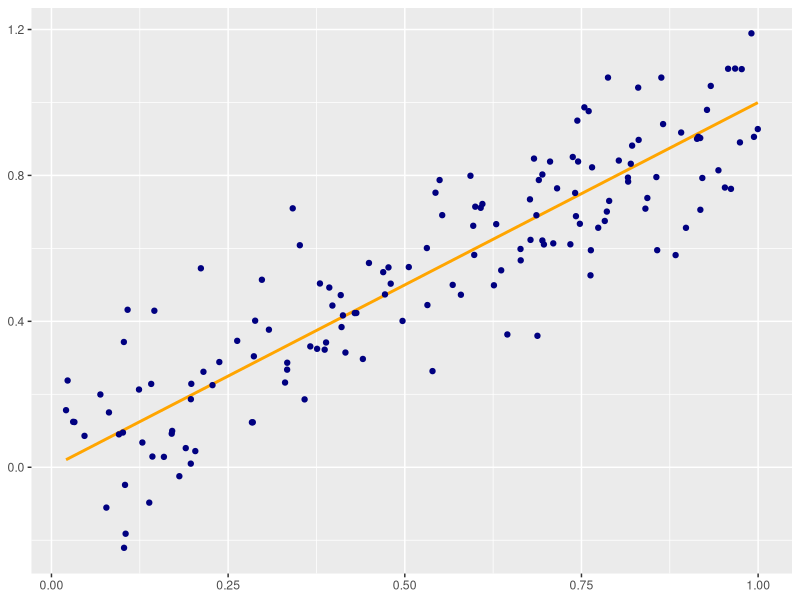
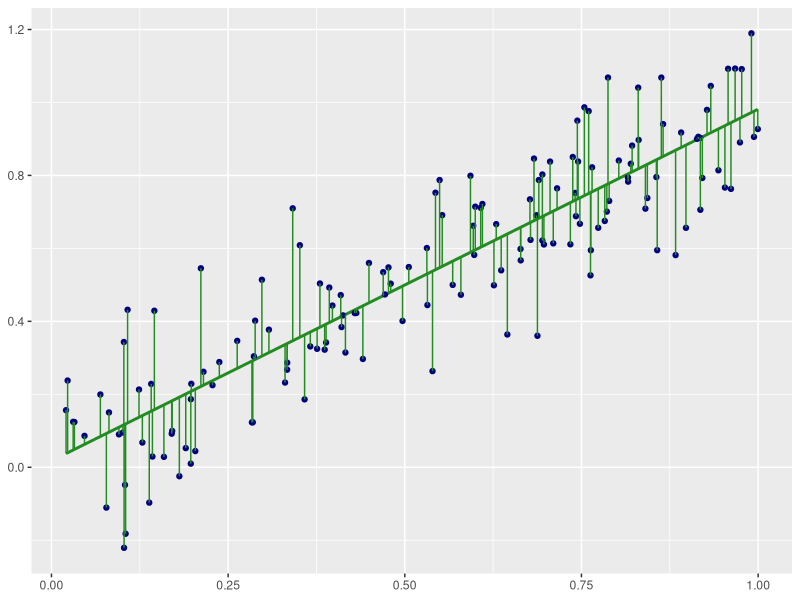
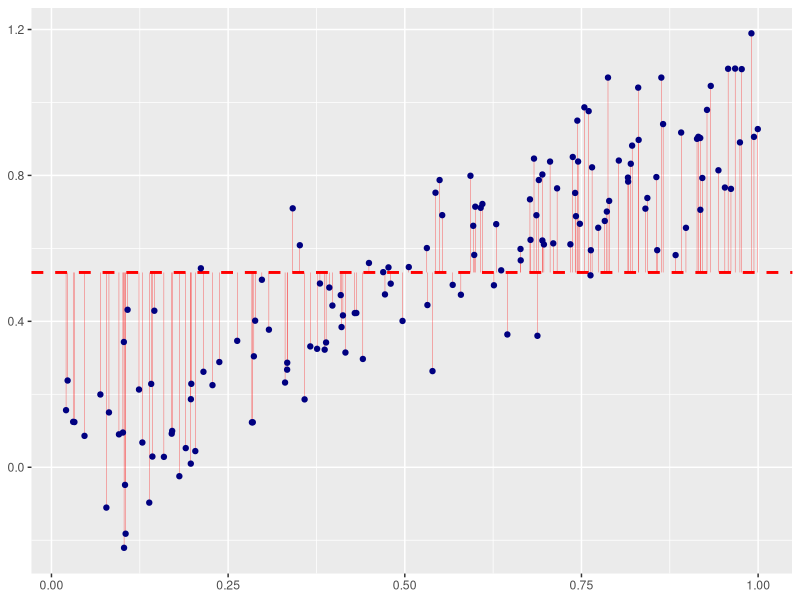
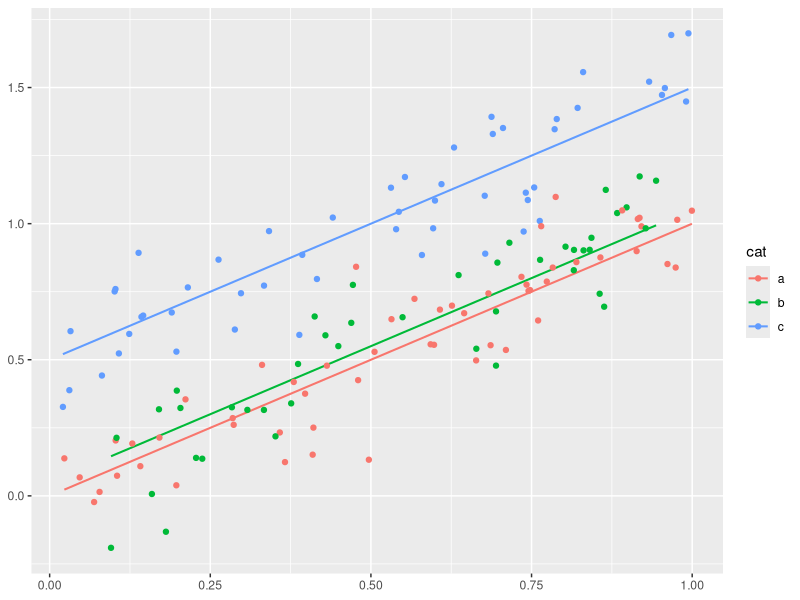
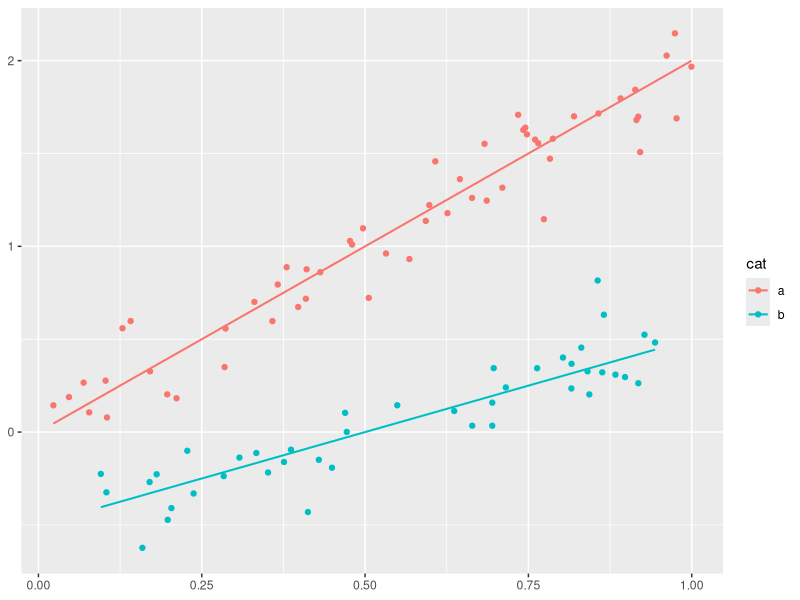
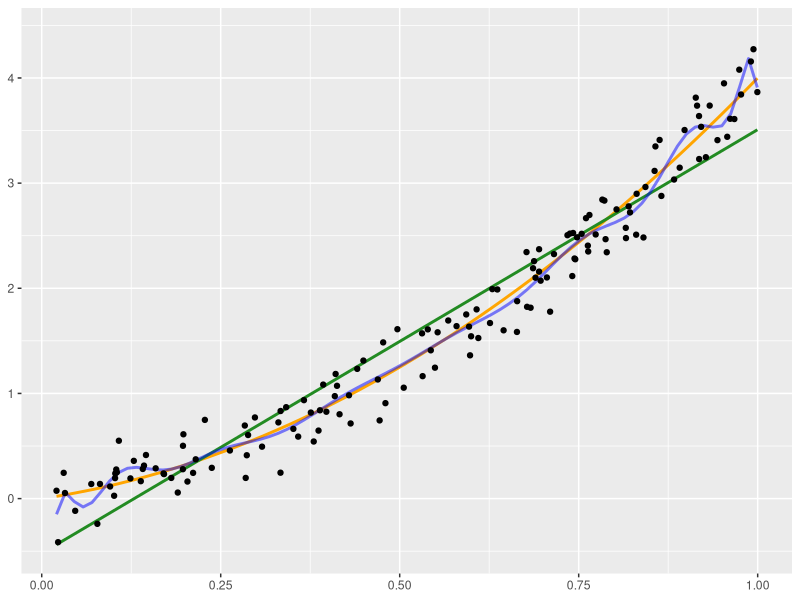
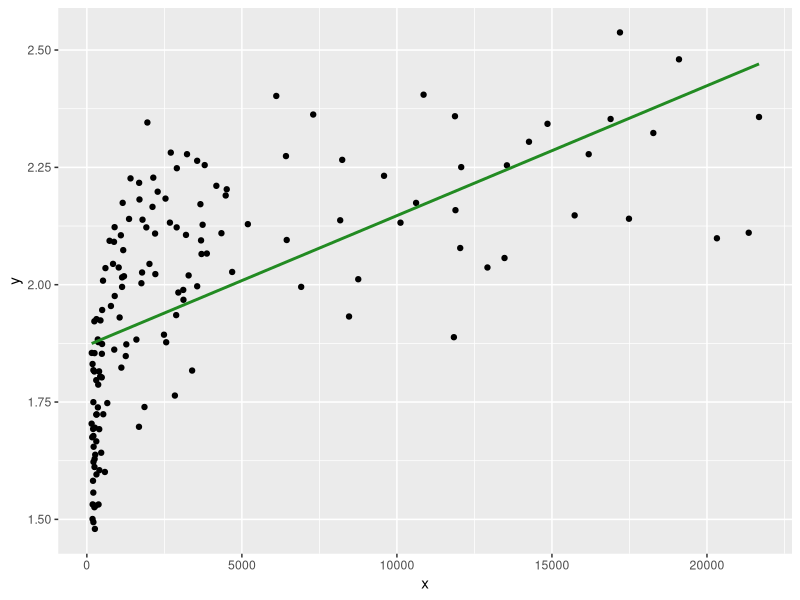
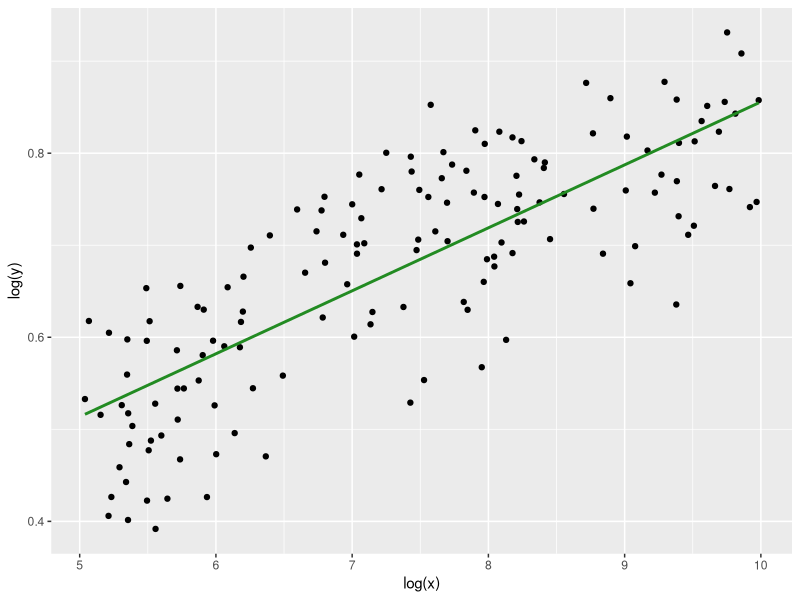

Recreate these plots in R, in order. (Note: this script raises an error after producing the figures.)
library(ggplot2)
library(dplyr)

set.seed(88)

n = 150
dat = tibble(
  x = runif(n)
  ,z = runif(n)
  ,mu = 1*x
  ,cat = sample(letters[1:3],n,rep=T)
  ,y = rnorm(n, mu, 0.15)
) %>% 
  mutate(y_fitted = lm(y ~ x, data=.)$fitted.values)

# DGP
(
  g_dgp = ggplot(dat, aes(x,y)) + 
    geom_line(aes(x,mu), color="orange", size=1) + 
    geom_point(color="navy") + 
    labs(x=NULL,y=NULL)
)
ggsave("70-pipeline/img/dgp_lineal.png", plot=g_dgp, width=5, height=4)

# MCO
(
  g_mco = ggplot(dat, aes(x,y)) + 
    geom_smooth(color="forestgreen", method="lm", se=F, size=1) + 
    geom_point(color="navy") + 
    geom_segment(aes(x=x, xend=x, y=y, yend=y_fitted), color="forestgreen") +
    labs(x=NULL,y=NULL) +
    NULL
)
ggsave("70-pipeline/img/mco_lineal.png", plot=g_mco, width=5, height=4)

# regresion
mod = lm(y ~ x+z, dat)
summary(mod)

# sct
(
  g_sct = ggplot(dat, aes(x,y)) + 
    geom_hline(aes(yintercept=mean(y)), color="red", size=1, linetype="dashed") +
    geom_segment(aes(x=x, xend=x, y=y, yend=mean(y)), color="red", size=0.1) +
    geom_point(color="navy") + 
    labs(x=NULL,y=NULL) +
    NULL
)
ggsave("70-pipeline/img/mco_sct.png", plot=g_sct, width=5, height=4)

# categoricas
dat_cat = dat %>% 
  mutate(mu = case_when(
    cat=="a" ~  0 + 1*x
    ,cat=="b" ~ 0.05 + 1*x
    ,cat=="c" ~ 0.5 + 1*x
  )) %>% 
  mutate(y = rnorm(n, mu, 0.15))
(
  g_cat = ggplot(dat_cat, aes(x, y, color=cat)) + 
    geom_line(aes(y=mu), size=0.7) +
    geom_point() + 
    labs(x=NULL,y=NULL) +
    NULL
  
)
ggsave("70-pipeline/img/mco_dummies.png", plot=g_cat, width=6, height=4)
mod = lm(y ~ x + cat, dat_cat)
summary(mod)

# interacciones
dat_int = dat %>% 
  mutate(mu = case_when(
    cat=="a" ~  0 + 2*x
    ,cat=="b" ~ -0.5 + 1*x
  )) %>% 
  mutate(y = rnorm(n, mu, 0.15)) %>% 
  dplyr::filter(!cat=="c")
(
  g_int = ggplot(dat_int, aes(x, y, color=cat)) + 
    geom_line(aes(y=mu), size=0.7) +
    geom_point() + 
    labs(x=NULL,y=NULL) +
    NULL
)
ggsave("70-pipeline/img/mco_interacciones.png", plot=g_int, width=6, height=4)
mod = lm(y ~ x + cat + x:cat, dat_int)
summary(mod)

# cuadratica
dat_cuad = dat %>% 
  mutate(
    mu =  1*x + 3*(x**2)
    ,y = rnorm(n, mu, 0.20)
  )
(
  g_cuad = ggplot(dat_cuad, aes(x, y)) + 
    geom_line(aes(y=mu), size=1, color="orange") +
    geom_smooth(se=F, method="lm", color="forestgreen") +
    geom_line(
      stat="smooth", method="lm", formula=y~poly(x, 16), color="blue", alpha=.5, #linetype="dashed",
      size=1) +
    geom_point() + 
    labs(x=NULL,y=NULL) +
    NULL
  
)
ggsave("70-pipeline/img/mco_polinomica.png", plot=g_cuad, width=6, height=4)
mod = lm(y ~ poly(x,2), dat_cuad)
summary(mod)

# logaritmos
dat_log = dat %>% 
  mutate(
    x =  runif(n,5,10)
    ,mu =  1*log(x)
    ,y = log(rnorm(n, mu, 0.15))
  ) %>% mutate(x=exp(x), y=exp(y))
(
  g_lin_lin = ggplot(dat_log, aes(x, y)) + 
    geom_point() + 
    geom_smooth(se=F, method="lm", color="forestgreen") +
    labs(x="x",y="y") +
    NULL
  
)
(
  g_log_log = ggplot(dat_log, aes(log(x), log(y))) + 
    geom_point() + 
    geom_smooth(se=F, method="lm", color="forestgreen") +
    labs(x="log(x)",y="log(y)") +
    NULL
)
(
  g_lin_log = ggplot(dat_log, aes(log(x), y)) + 
    geom_point() + 
    geom_smooth(se=F, method="lm", color="forestgreen") +
    labs(x="log(x)",y="y") +
    NULL
)
# (
#   g_lin_log = ggplot(dat_log, aes(x, log(y))) + 
#     geom_point() + 
#     geom_smooth(se=F, method="lm", color="forestgreen") +
#     labs(x="x",y="log(y)") +
#     NULL
# )

ggsave("70-pipeline/img/mco_lin_lin.png", plot=g_lin_lin, width=5, height=4)
ggsave("70-pipeline/img/mco_lin_log.png", plot=g_lin_log, width=5, height=4)
ggsave("70-pipeline/img/mco_log_log.png", plot=g_log_log, width=5, height=4)

# residual plots
dat_log_sq = dat %>% 
  mutate(
    y = exp(rnorm(n, 2*x + 1*x**2, 0.25))
    ,fitted = lm(y ~ x, dat_log_sq) %>% fitted()
    ,residuals = lm(y ~ x, dat_log_sq) %>% residuals()
    ,fitted_ok = lm(log(y) ~ x + I(x**2), dat_log_sq) %>% fitted()
    ,residuals_ok = lm(log(y) ~ x + I(x**2), dat_log_sq) %>% residuals()
  )
(
  g_resid_bad = ggplot(dat_log_sq, aes(fitted, residuals)) + 
    geom_point() + 
    geom_smooth(se=F, method="lm", linetype="dashed", color="black") +
    geom_smooth(se=F) +
    NULL
)
(
  g_resid_good = ggplot(dat_log_sq, aes(fitted_ok, residuals_ok)) + 
    geom_point() + 
    geom_smooth(se=F, method="lm", linetype="dashed", color="black") +
    geom_smooth(se=F) +
    NULL
)
ggsave("70-pipeline/img/resid_mal.png", plot=g_resid_bad, width=4, height=4)
ggsave("70-pipeline/img/resid_bien.png", plot=g_resid_good, width=4, height=4)



